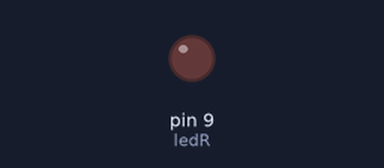
A sketch run on a simulated Arduino Uno, built with avr-gcc and run on an emulated ATmega328P. On the bench: output pins drawn as LEDs (lit = HIGH).

Above: at 0.05 s.
At 2.25 s:
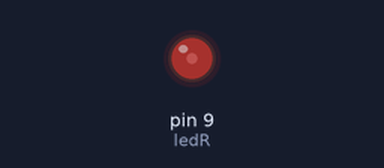
At 4.5 s:
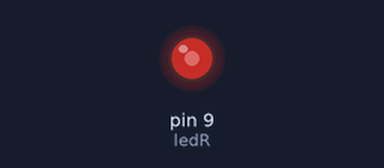
At 9.0 s:
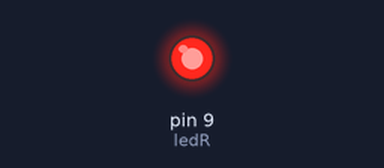
Timing chart, 0 to 11.7 s (numbered marks = the images above):
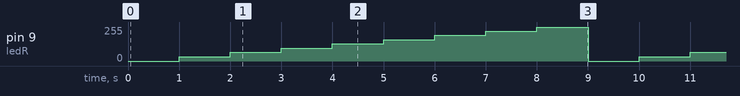

The sketch:

LV01_ZAD06.ino
```cpp
int ledR = 9;         //crvena

int i;

void setup() {
  pinMode(ledR, OUTPUT);
}

void loop() {
  for(i=0; i<255; i=i+32){
    analogWrite(ledR, i);
    delay(1000);
    if(i==224){
      analogWrite(ledR, 255);
      delay(1000);
    }
  }
}
```

Measured:
- by itself, pin 9 (ledR): repeats every 9.0 s: 64/255 1.0 s, 96/255 1.0 s, 128/255 1.0 s, 160/255 1.0 s, 192/255 1.0 s, 224/255 1.0 s, 255/255 1.0 s, 0/255 1.0 s, 32/255 1.0 s
